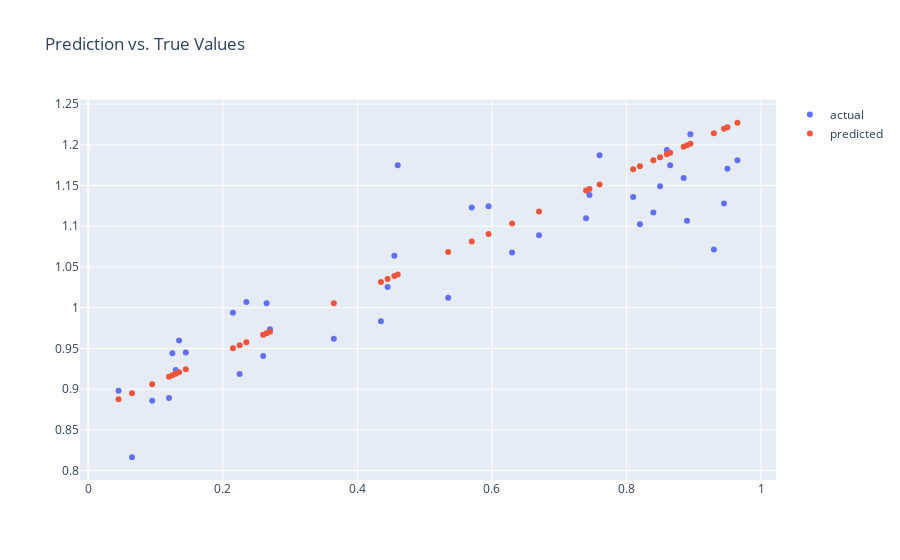
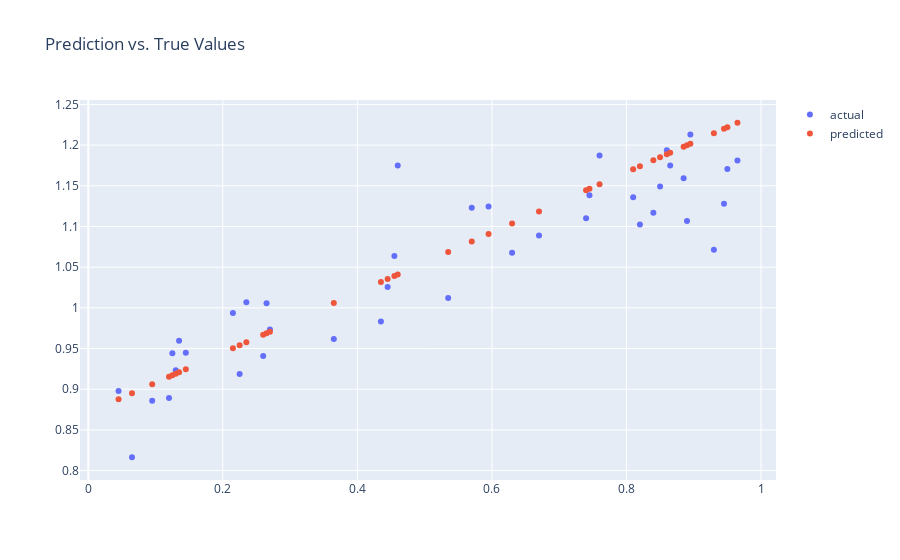

Notebook code cell kept with these figures, in order:
### Code cell
epochs=1000 # setting training epoch to 1000
train_losses, eval_losses=[],[]
for epoch in range(epochs+1):
  model.train()
  y_pred=model(X_train) # forward feeding X_train
  loss=loss_fn(y_pred, y_train) # getting training loss
  train_loss=loss.to('cpu').item() # turning train_loss to a single value
  optimizer.zero_grad()
  loss.backward() # back propagation
  optimizer.step() # optimizing

  model.eval() # evaluation and inference mode
  with torch.inference_mode():
    y_preds=model(X_test) # forward feed testing data
    val_loss=loss_fn(y_preds, y_test) # getting validation loss
    eval_loss=val_loss.to('cpu').item()
      
  if ((epoch % 500 == 0) & (epoch != 0)): # visualize validation for every 500 epochs
    print(f"epoch {epoch} | train loss: {train_loss} | eval loss: {eval_loss}")
    make_plots(X_test, y_test, y_preds)
    loss_plotting(train_losses, eval_losses)

    # save the model every 500 epochs
    print(f'Saving model to {model_save_path}')
    torch.save(
        obj=model.state_dict(),
        f=model_save_path
    )

  # append losses for plot making
  train_losses.append(train_loss)
  eval_losses.append(eval_loss)

# save the model every 500 epochs
print(f'Saving model to {model_save_path}')
torch.save(
    obj=model.state_dict(),
    f=model_save_path
)

### Figure 1 — Plotly figure (JSON) as saved in the notebook; plotly's stock layout.template omitted (floating-point values rounded to 4 significant figures)
{"data": [{"mode": "markers", "name": "actual", "type": "scatter", "x": [0.84, 0.95, 0.945, 0.365, 0.57, 0.435, 0.145, 0.065, 0.965, 0.095, 0.86, 0.125, 0.535, 0.745, 0.13, 0.63, 0.67, 0.135, 0.865, 0.225, 0.265, 0.445, 0.93, 0.12, 0.26, 0.89, 0.46, 0.82, 0.76, 0.895, 0.74, 0.885, 0.81, 0.045, 0.215, 0.85, 0.27, 0.455, 0.235, 0.595], "y": [1.117, 1.171, 1.128, 0.9618, 1.123, 0.9832, 0.9449, 0.8164, 1.181, 0.8858, 1.194, 0.9442, 1.012, 1.138, 0.9234, 1.068, 1.089, 0.9596, 1.175, 0.9187, 1.006, 1.026, 1.071, 0.8893, 0.9408, 1.107, 1.175, 1.102, 1.187, 1.213, 1.11, 1.159, 1.136, 0.8979, 0.9938, 1.149, 0.9735, 1.064, 1.007, 1.125]}, {"mode": "markers", "name": "predicted", "type": "scatter", "x": [0.84, 0.95, 0.945, 0.365, 0.57, 0.435, 0.145, 0.065, 0.965, 0.095, 0.86, 0.125, 0.535, 0.745, 0.13, 0.63, 0.67, 0.135, 0.865, 0.225, 0.265, 0.445, 0.93, 0.12, 0.26, 0.89, 0.46, 0.82, 0.76, 0.895, 0.74, 0.885, 0.81, 0.045, 0.215, 0.85, 0.27, 0.455, 0.235, 0.595], "y": [1.181, 1.222, 1.22, 1.006, 1.081, 1.031, 0.9244, 0.8949, 1.227, 0.9059, 1.188, 0.917, 1.068, 1.146, 0.9189, 1.103, 1.118, 0.9207, 1.19, 0.9539, 0.9687, 1.035, 1.214, 0.9152, 0.9669, 1.199, 1.041, 1.174, 1.151, 1.201, 1.144, 1.198, 1.17, 0.8875, 0.9502, 1.185, 0.9705, 1.039, 0.9576, 1.091]}], "layout": {"title": {"text": "Prediction vs. True Values"}}}

### Figure 2 — Plotly figure (JSON) as saved in the notebook; plotly's stock layout.template omitted (floating-point values rounded to 4 significant figures)
{"data": [{"mode": "markers", "name": "actual", "type": "scatter", "x": [0.84, 0.95, 0.945, 0.365, 0.57, 0.435, 0.145, 0.065, 0.965, 0.095, 0.86, 0.125, 0.535, 0.745, 0.13, 0.63, 0.67, 0.135, 0.865, 0.225, 0.265, 0.445, 0.93, 0.12, 0.26, 0.89, 0.46, 0.82, 0.76, 0.895, 0.74, 0.885, 0.81, 0.045, 0.215, 0.85, 0.27, 0.455, 0.235, 0.595], "y": [1.117, 1.171, 1.128, 0.9618, 1.123, 0.9832, 0.9449, 0.8164, 1.181, 0.8858, 1.194, 0.9442, 1.012, 1.138, 0.9234, 1.068, 1.089, 0.9596, 1.175, 0.9187, 1.006, 1.026, 1.071, 0.8893, 0.9408, 1.107, 1.175, 1.102, 1.187, 1.213, 1.11, 1.159, 1.136, 0.8979, 0.9938, 1.149, 0.9735, 1.064, 1.007, 1.125]}, {"mode": "markers", "name": "predicted", "type": "scatter", "x": [0.84, 0.95, 0.945, 0.365, 0.57, 0.435, 0.145, 0.065, 0.965, 0.095, 0.86, 0.125, 0.535, 0.745, 0.13, 0.63, 0.67, 0.135, 0.865, 0.225, 0.265, 0.445, 0.93, 0.12, 0.26, 0.89, 0.46, 0.82, 0.76, 0.895, 0.74, 0.885, 0.81, 0.045, 0.215, 0.85, 0.27, 0.455, 0.235, 0.595], "y": [1.181, 1.222, 1.22, 1.006, 1.082, 1.032, 0.9246, 0.895, 1.228, 0.9061, 1.189, 0.9172, 1.069, 1.146, 0.9191, 1.104, 1.119, 0.9209, 1.191, 0.9542, 0.9689, 1.035, 1.215, 0.9154, 0.9671, 1.2, 1.041, 1.174, 1.152, 1.202, 1.144, 1.198, 1.17, 0.8877, 0.9505, 1.185, 0.9708, 1.039, 0.9578, 1.091]}], "layout": {"title": {"text": "Prediction vs. True Values"}}}
